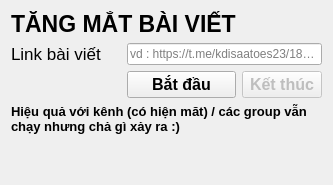
               <widget class="QWidget" name="page_2">
                <layout class="QGridLayout" name="gridLayout_3">
                 <item row="0" column="0" colspan="2">
                  <widget class="QLabel" name="label_46">
                   <property name="font">
                    <font>
                     <pointsize>17</pointsize>
                     <weight>75</weight>
                     <bold>true</bold>
                    </font>
                   </property>
                   <property name="text">
                    <string>TĂNG MẮT BÀI VIẾT</string>
                   </property>
                  </widget>
                 </item>
                 <item row="2" column="2">
                  <widget class="QPushButton" name="btn_stop_buff_view">
                   <property name="enabled">
                    <bool>false</bool>
                   </property>
                   <property name="font">
                    <font>
                     <pointsize>12</pointsize>
                     <weight>75</weight>
                     <italic>false</italic>
                     <bold>true</bold>
                    </font>
                   </property>
                   <property name="text">
                    <string>Kết thúc</string>
                   </property>
                  </widget>
                 </item>
                 <item row="4" column="1">
                  <spacer name="verticalSpacer_13">
                   <property name="orientation">
                    <enum>Qt::Vertical</enum>
                   </property>
                   <property name="sizeHint" stdset="0">
                    <size>
                     <width>20</width>
                     <height>40</height>
                    </size>
                   </property>
                  </spacer>
                 </item>
                 <item row="2" column="1">
                  <widget class="QPushButton" name="btn_start_buff_view">
                   <property name="font">
                    <font>
                     <pointsize>12</pointsize>
                     <weight>75</weight>
                     <bold>true</bold>
                    </font>
                   </property>
                   <property name="text">
                    <string>Bắt đầu</string>
                   </property>
                   <property name="checkable">
                    <bool>false</bool>
                   </property>
                  </widget>
                 </item>
                 <item row="1" column="1" colspan="2">
                  <widget class="QLineEdit" name="le_link_buf_view">
                   <property name="placeholderText">
                    <string>vd : https://t.me/kdisaatoes23/18552</string>
                   </property>
                  </widget>
                 </item>
                 <item row="1" column="0">
                  <widget class="QLabel" name="label_47">
                   <property name="font">
                    <font>
                     <pointsize>13</pointsize>
                    </font>
                   </property>
                   <property name="text">
                    <string>Link bài viết</string>
                   </property>
                  </widget>
                 </item>
                 <item row="3" column="0" colspan="3">
                  <widget class="QLabel" name="label_61">
                   <property name="font">
                    <font>
                     <pointsize>10</pointsize>
                     <weight>75</weight>
                     <bold>true</bold>
                    </font>
                   </property>
                   <property name="text">
                    <string>Hiệu quả với kênh (có hiện măt) / các group vẫn chạy nhưng chả gì xảy ra :)</string>
                   </property>
                   <property name="wordWrap">
                    <bool>true</bool>
                   </property>
                   <property name="margin">
                    <number>18</number>
                   </property>
                  </widget>
                 </item>
                </layout>
               </widget>
